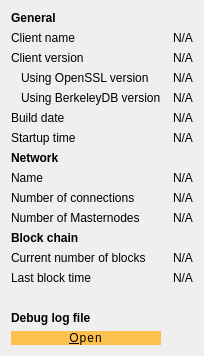
     <widget class="QWidget" name="tab_info">
      <attribute name="title">
       <string>&amp;Information</string>
      </attribute>
      <layout class="QGridLayout" name="gridLayout" columnstretch="0,0">
       <property name="horizontalSpacing">
        <number>12</number>
       </property>
       <item row="0" column="0">
        <widget class="QLabel" name="generalHeader">
         <property name="font">
          <font>
           <weight>75</weight>
           <bold>true</bold>
          </font>
         </property>
         <property name="text">
          <string>General</string>
         </property>
        </widget>
       </item>
       <item row="1" column="0">
        <widget class="QLabel" name="clientNameLabel">
         <property name="text">
          <string>Client name</string>
         </property>
        </widget>
       </item>
       <item row="1" column="1">
        <widget class="QLabel" name="clientName">
         <property name="cursor">
          <cursorShape>IBeamCursor</cursorShape>
         </property>
         <property name="text">
          <string>N/A</string>
         </property>
         <property name="textFormat">
          <enum>Qt::PlainText</enum>
         </property>
         <property name="textInteractionFlags">
          <set>Qt::LinksAccessibleByMouse|Qt::TextSelectableByKeyboard|Qt::TextSelectableByMouse</set>
         </property>
        </widget>
       </item>
       <item row="2" column="0">
        <widget class="QLabel" name="clientVersionLabel">
         <property name="text">
          <string>Client version</string>
         </property>
        </widget>
       </item>
       <item row="2" column="1">
        <widget class="QLabel" name="clientVersion">
         <property name="cursor">
          <cursorShape>IBeamCursor</cursorShape>
         </property>
         <property name="text">
          <string>N/A</string>
         </property>
         <property name="textFormat">
          <enum>Qt::PlainText</enum>
         </property>
         <property name="textInteractionFlags">
          <set>Qt::LinksAccessibleByMouse|Qt::TextSelectableByKeyboard|Qt::TextSelectableByMouse</set>
         </property>
        </widget>
       </item>
       <item row="3" column="0">
        <widget class="QLabel" name="openSSLVersionLabel">
         <property name="text">
          <string>Using OpenSSL version</string>
         </property>
         <property name="indent">
          <number>10</number>
         </property>
        </widget>
       </item>
       <item row="3" column="1">
        <widget class="QLabel" name="openSSLVersion">
         <property name="cursor">
          <cursorShape>IBeamCursor</cursorShape>
         </property>
         <property name="text">
          <string>N/A</string>
         </property>
         <property name="textFormat">
          <enum>Qt::PlainText</enum>
         </property>
         <property name="textInteractionFlags">
          <set>Qt::LinksAccessibleByMouse|Qt::TextSelectableByKeyboard|Qt::TextSelectableByMouse</set>
         </property>
        </widget>
       </item>
       <item row="4" column="0">
        <widget class="QLabel" name="berkeleyDBVersionLabel">
         <property name="text">
          <string>Using BerkeleyDB version</string>
         </property>
         <property name="indent">
          <number>10</number>
         </property>
        </widget>
       </item>
       <item row="4" column="1">
        <widget class="QLabel" name="berkeleyDBVersion">
         <property name="cursor">
          <cursorShape>IBeamCursor</cursorShape>
         </property>
         <property name="text">
          <string>N/A</string>
         </property>
         <property name="textFormat">
          <enum>Qt::PlainText</enum>
         </property>
         <property name="textInteractionFlags">
          <set>Qt::LinksAccessibleByMouse|Qt::TextSelectableByKeyboard|Qt::TextSelectableByMouse</set>
         </property>
        </widget>
       </item>
       <item row="5" column="0">
        <widget class="QLabel" name="buildDateLabel">
         <property name="text">
          <string>Build date</string>
         </property>
        </widget>
       </item>
       <item row="5" column="1">
        <widget class="QLabel" name="buildDate">
         <property name="cursor">
          <cursorShape>IBeamCursor</cursorShape>
         </property>
         <property name="text">
          <string>N/A</string>
         </property>
         <property name="textFormat">
          <enum>Qt::PlainText</enum>
         </property>
         <property name="textInteractionFlags">
          <set>Qt::LinksAccessibleByMouse|Qt::TextSelectableByKeyboard|Qt::TextSelectableByMouse</set>
         </property>
        </widget>
       </item>
       <item row="6" column="0">
        <widget class="QLabel" name="startupTimeLabel">
         <property name="text">
          <string>Startup time</string>
         </property>
        </widget>
       </item>
       <item row="6" column="1">
        <widget class="QLabel" name="startupTime">
         <property name="cursor">
          <cursorShape>IBeamCursor</cursorShape>
         </property>
         <property name="text">
          <string>N/A</string>
         </property>
         <property name="textFormat">
          <enum>Qt::PlainText</enum>
         </property>
         <property name="textInteractionFlags">
          <set>Qt::LinksAccessibleByMouse|Qt::TextSelectableByKeyboard|Qt::TextSelectableByMouse</set>
         </property>
        </widget>
       </item>
       <item row="7" column="0">
        <widget class="QLabel" name="networkHeader">
         <property name="font">
          <font>
           <weight>75</weight>
           <bold>true</bold>
          </font>
         </property>
         <property name="text">
          <string>Network</string>
         </property>
        </widget>
       </item>
       <item row="8" column="0">
        <widget class="QLabel" name="networkNameLabel">
         <property name="text">
          <string>Name</string>
         </property>
        </widget>
       </item>
       <item row="8" column="1">
        <widget class="QLabel" name="networkName">
         <property name="cursor">
          <cursorShape>IBeamCursor</cursorShape>
         </property>
         <property name="text">
          <string>N/A</string>
         </property>
         <property name="textFormat">
          <enum>Qt::PlainText</enum>
         </property>
         <property name="textInteractionFlags">
          <set>Qt::LinksAccessibleByMouse|Qt::TextSelectableByKeyboard|Qt::TextSelectableByMouse</set>
         </property>
        </widget>
       </item>
       <item row="9" column="0">
        <widget class="QLabel" name="numberOfConnectionsLabel">
         <property name="text">
          <string>Number of connections</string>
         </property>
        </widget>
       </item>
       <item row="9" column="1">
        <widget class="QLabel" name="numberOfConnections">
         <property name="cursor">
          <cursorShape>IBeamCursor</cursorShape>
         </property>
         <property name="text">
          <string>N/A</string>
         </property>
         <property name="textFormat">
          <enum>Qt::PlainText</enum>
         </property>
         <property name="textInteractionFlags">
          <set>Qt::LinksAccessibleByMouse|Qt::TextSelectableByKeyboard|Qt::TextSelectableByMouse</set>
         </property>
        </widget>
       </item>
       <item row="10" column="0">
        <widget class="QLabel" name="masternodeCountLabel">
         <property name="text">
          <string>Number of Masternodes</string>
         </property>
        </widget>
       </item>
       <item row="10" column="1">
        <widget class="QLabel" name="masternodeCount">
         <property name="cursor">
          <cursorShape>IBeamCursor</cursorShape>
         </property>
         <property name="text">
          <string>N/A</string>
         </property>
         <property name="textFormat">
          <enum>Qt::PlainText</enum>
         </property>
         <property name="textInteractionFlags">
          <set>Qt::LinksAccessibleByMouse|Qt::TextSelectableByKeyboard|Qt::TextSelectableByMouse</set>
         </property>
        </widget>
       </item>
       <item row="11" column="0">
        <widget class="QLabel" name="blockchainHeader">
         <property name="font">
          <font>
           <weight>75</weight>
           <bold>true</bold>
          </font>
         </property>
         <property name="text">
          <string>Block chain</string>
         </property>
        </widget>
       </item>
       <item row="12" column="0">
        <widget class="QLabel" name="numberOfBlocksLabel">
         <property name="text">
          <string>Current number of blocks</string>
         </property>
        </widget>
       </item>
       <item row="12" column="1">
        <widget class="QLabel" name="numberOfBlocks">
         <property name="cursor">
          <cursorShape>IBeamCursor</cursorShape>
         </property>
         <property name="text">
          <string>N/A</string>
         </property>
         <property name="textFormat">
          <enum>Qt::PlainText</enum>
         </property>
         <property name="textInteractionFlags">
          <set>Qt::LinksAccessibleByMouse|Qt::TextSelectableByKeyboard|Qt::TextSelectableByMouse</set>
         </property>
        </widget>
       </item>
       <item row="13" column="0">
        <widget class="QLabel" name="lastBlockTimeLabel">
         <property name="text">
          <string>Last block time</string>
         </property>
        </widget>
       </item>
       <item row="13" column="1">
        <widget class="QLabel" name="lastBlockTime">
         <property name="cursor">
          <cursorShape>IBeamCursor</cursorShape>
         </property>
         <property name="text">
          <string>N/A</string>
         </property>
         <property name="textFormat">
          <enum>Qt::PlainText</enum>
         </property>
         <property name="textInteractionFlags">
          <set>Qt::LinksAccessibleByMouse|Qt::TextSelectableByKeyboard|Qt::TextSelectableByMouse</set>
         </property>
        </widget>
       </item>
       <item row="14" column="0">
        <spacer name="verticalSpacer_2">
         <property name="orientation">
          <enum>Qt::Vertical</enum>
         </property>
         <property name="sizeHint" stdset="0">
          <size>
           <width>20</width>
           <height>20</height>
          </size>
         </property>
        </spacer>
       </item>
       <item row="15" column="0">
        <widget class="QLabel" name="debugLogFileHeader">
         <property name="font">
          <font>
           <weight>75</weight>
           <bold>true</bold>
          </font>
         </property>
         <property name="text">
          <string>Debug log file</string>
         </property>
        </widget>
       </item>
       <item row="16" column="0">
        <widget class="QPushButton" name="openDebugLogfileButton">
         <property name="toolTip">
          <string>Open the litegenx debug log file from the current data directory. This can take a few seconds for large log files.</string>
         </property>
         <property name="styleSheet">
          <string notr="true">QDialogButtonBox,
QPushButton {
  background-color: #fdc14f;
  padding: 0.85em 2em;
  letter-spacing: 1px;
  color: #000000;
  font-size: 12px;
  border-radius: 20px;
}
QPushButton:hover {
  background-color: #fb9803;
}
QPushButton:focus {
  border: none;
  outline: none;
}
QPushButton:pressed {
  border: 1px solid #ff7300;
}

QPushButton:disabled {
  border: 1px solid #aaaaaa;
  background-color: #bbbbbb;
}</string>
         </property>
         <property name="text">
          <string>&amp;Open</string>
         </property>
         <property name="autoDefault">
          <bool>false</bool>
         </property>
        </widget>
       </item>
      </layout>
     </widget>
